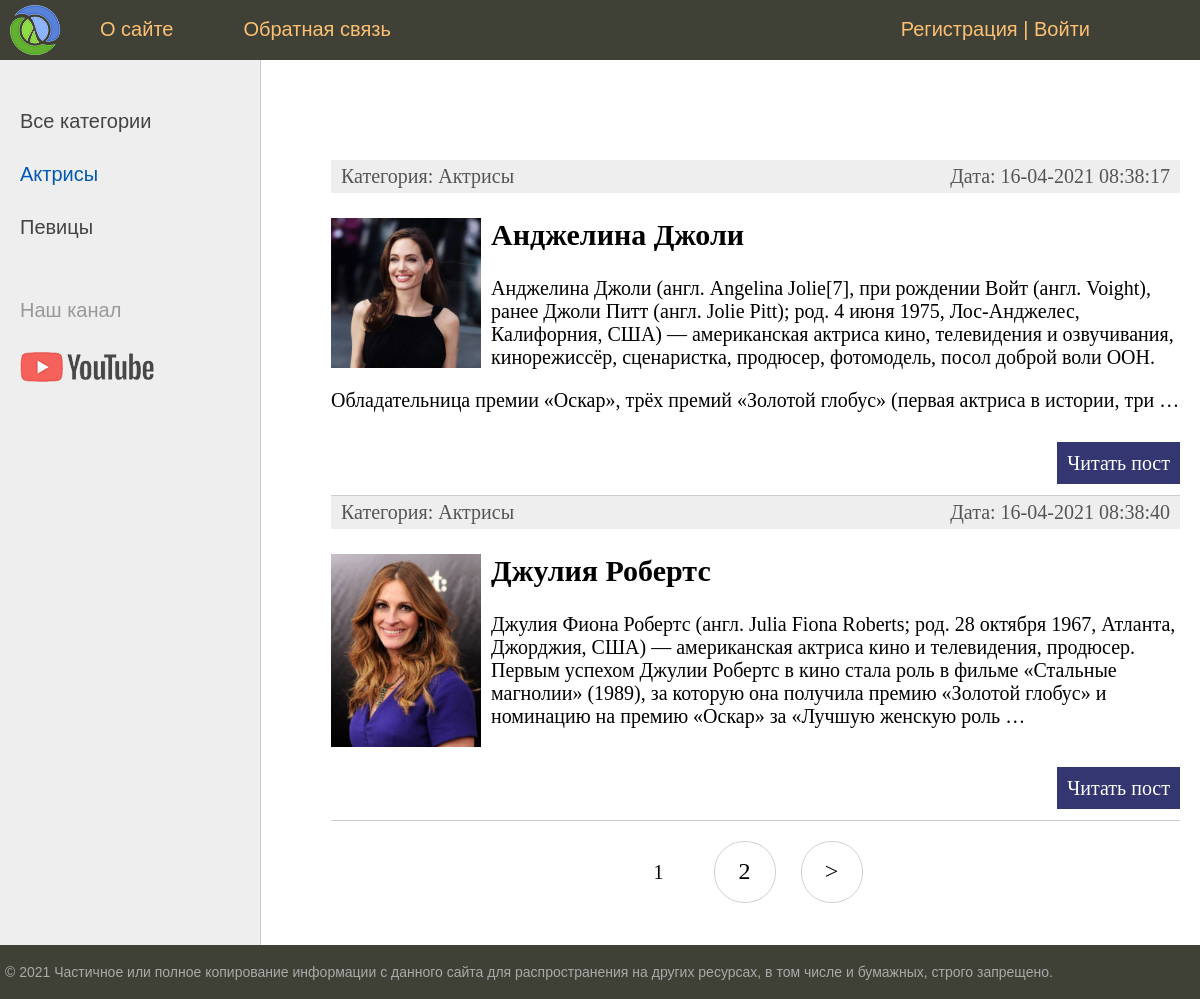
Page /category/aktrisy/ on the earlier database version.
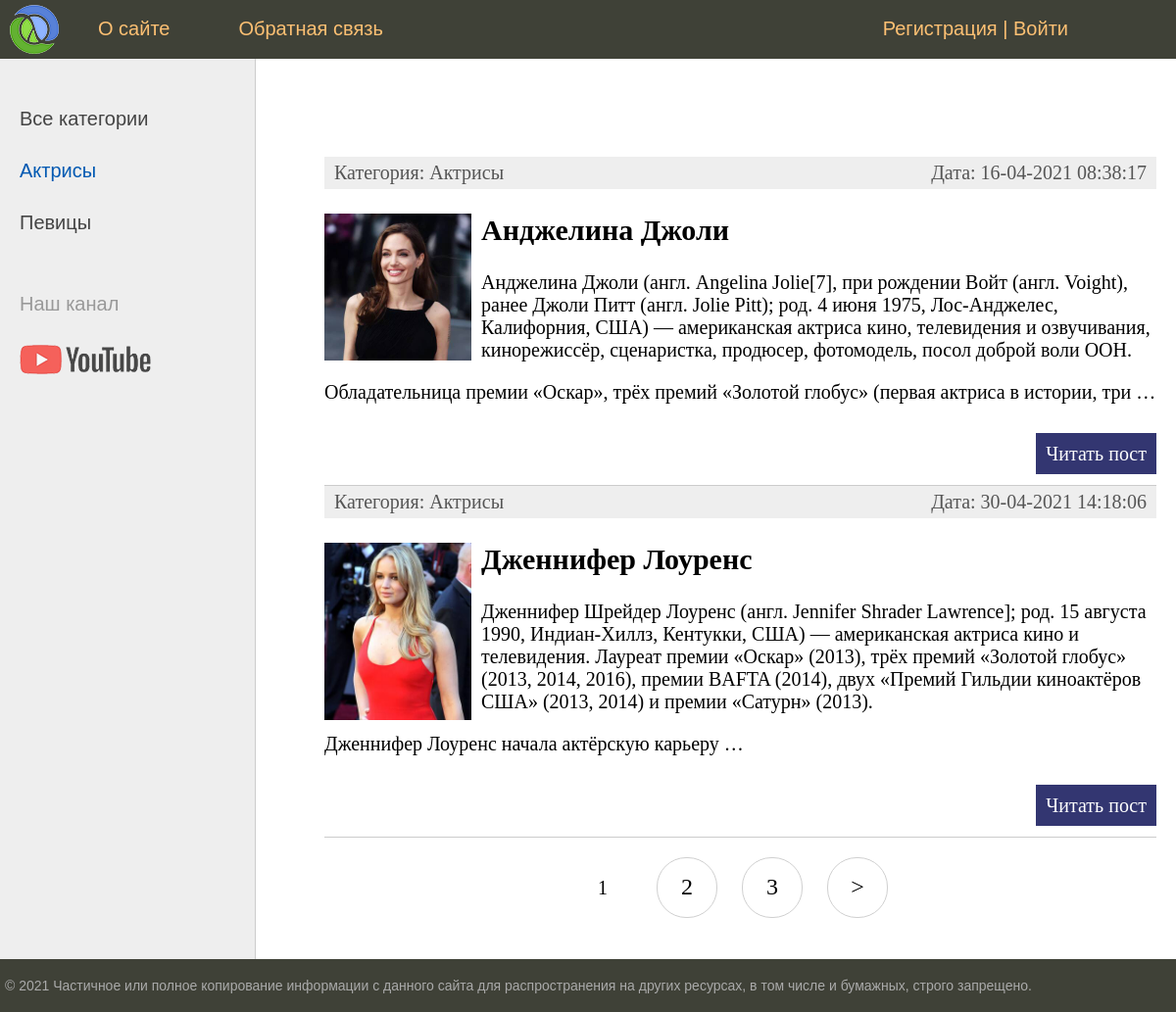
Same page on the later database version.
### women/models.py (models this page shows, shortened)
class Category(models.Model):
    name = models.CharField(max_length=100, db_index=True, verbose_name='Категория')
    slug = models.SlugField(max_length=255, unique=True, db_index=True, verbose_name='URL')
    class Meta:
        verbose_name = 'Категории'
        verbose_name_plural = 'Категории'
        ordering = ['id']
    def __str__(self):
        return self.name
    def get_absolute_url(self):
        return reverse('category', kwargs={'cat_slug': self.slug})

class Women(models.Model):
    title = models.CharField(max_length=255, verbose_name='Заголовок')
    slug = models.SlugField(max_length=255, unique=True, db_index=True, verbose_name='URL')
    content = models.TextField(blank=True, verbose_name="Текст статьи")
    photo = models.ImageField(upload_to="photos/%Y/%m/%d/", verbose_name="Фото")
    time_create = models.DateTimeField(auto_now_add=True, verbose_name="Время создания")
    time_update = models.DateTimeField(auto_now=True, verbose_name="Время изменения")
    is_published = models.BooleanField(default=True, verbose_name="Публикация")
    cat = models.ForeignKey('Category', on_delete=models.PROTECT, verbose_name="Категории")
    def get_absolute_url(self):
        return reverse('post', kwargs={'post_slug': self.slug})
    class Meta:
        verbose_name = 'Известные женщины'
        verbose_name_plural = 'Известные женщины'
        ordering = ['id']

### women/views.py (the view)
# urls.py: path('category/<slug:cat_slug>/', WomenCategory.as_view(extra_context={'title': "Список по категориям"}), name='category'),
class WomenCategory(DataMixin, ListView):
    model = Women
    template_name = 'women/index.html'
    context_object_name = 'posts'
    allow_empty = False
    def get_context_data(self, *, object_list=None, **kwargs):
        context = super().get_context_data(**kwargs)
        c = Category.objects.get(slug=self.kwargs['cat_slug'])
        c_def = self.get_user_context(title='Категория - ' + str(c.name),
                                      cat_selected=c.pk)
        return dict(list(context.items()) + list(c_def.items()))
    def get_queryset(self):
        return Women.objects.filter(cat__slug=self.kwargs['cat_slug'], is_published=True).select_related('cat')

### women/utils.py (called while the page is built)
    def get_user_context(self, **kwargs):
        context = kwargs
        cats = cache.get('cats')
        if not cats:
            cats = Category.objects.annotate(Count('women'))
            cache.set('cats', cats, 60)
        user_menu = menu.copy()
        if not self.request.user.is_authenticated:
            user_menu.pop(1)
        context['menu'] = user_menu
        context['cats'] = cats
        if 'cat_selected' not in context:
            context['cat_selected'] = 0
        return context

### women/templates/women/index.html (shortened to what this page needs)
{% extends 'women/base.html' %}
{% block content %}
    <ul class="list-articles">
        {% for p in posts %}
            <div class="article-panel">
                <p class="first">Категория: {{ p.cat }}</p>
                <p class="last">Дата: {{ p.time_update|date:"d-m-Y H:i:s" }}</p>
            </div>
            <li>
                {% if p.photo %}
                    <p><img class="img-article-left thumb" src="{{ p.photo.url }}"></p>
                {% endif %}
                <h2>{{ p.title }}</h2>
                {% autoescape on %}
                    {{ p.content|linebreaks|truncatewords:50 }}
                {% endautoescape %}
                <p class="link-read-post"><a href="{{ p.get_absolute_url }}">Читать пост</a></p>
            </li>
        {% endfor %}
    </ul>
{% endblock %}

### women/templates/women/base.html (shortened to what the changed rows need)
{% load static %}
{% load women_tags %}
<!DOCTYPE html>
<html>
<head>
    <link type="text/css" href="{% static 'women/css/styles.css' %}" rel="stylesheet"/>
</head>
<body>
<table class="table-page" border=0 cellpadding="0" cellspacing="0">
    <tr>
        <td valign=top>
            {% block mainmenu %}
                <div class="header">
                    <ul id="mainmenu" class="mainmenu">
                        {% for m in menu %}
                            <li><a href="{% url m.url_name %}">{{ m.title }}</a></li>
                        {% endfor %}
                    </ul>
                </div>
            {% endblock mainmenu %}
            <table class="table-content" border=0 cellpadding="0" cellspacing="0">
                <tr>
                    <td valign="top" class="left-chapters">
                        <ul id="leftchapters">
                            {% if cat_selected == 0 %}
                                <li class="selected">Все категории</li>
                            {% else %}
                                <li><a href="{% url 'home' %}">Все категории</a></li>
                            {% endif %}
                            {% for c in cats %}
                                {% if c.women__count > 0 %}
                                    {% if c.pk == cat_selected %}
                                        <li class="selected">{{ c.name }}</li>
                                    {% else %}
                                        <li><a href="{{ c.get_absolute_url }}">{{ c.name }}</a></li>
                                    {% endif %}
                                {% endif %}
                            {% endfor %}
                            <li class="share">
                                <p>Наш канал</p>
                                <a class="share-yt"
                                   href="https://www.youtube.com/channel/UClJzWfGWuGJL2t-3dYKcHTA/playlists"
                                   target="_blank" rel="nofollow"></a>
                            </li>
                        </ul>
                    </td>
                    <td valign="top" class="content">
                        <div class="content-text">
                            {% block content %}
                            {% endblock %}
                            {% if page_obj.has_other_pages %}
                                <nav class="list-pages">
                                    <ul>
                                        {% for p in paginator.page_range %}
                                            {% if page_obj.number == p %}
                                                <li class="page-num page-num-selected">{{ p }}</li>
                                            {% elif p >= page_obj.number|add:-2 and p <= page_obj.number|add:2 %}
                                                <li class="page-num">
                                                    <a href="?page={{ p }}">{{ p }}</a>
                                                </li>
                                            {% endif %}
                                        {% endfor %}
                                        {% if page_obj.has_next %}
                                            <li class="page-num">
                                                <a href="?page={{ page_obj.next_page_number }}">&gt;</a>
                                            </li>
                                        {% endif %}
                                    </ul>
                                </nav>
                            {% endif %}
                        </div>
                    </td>
                </tr>
            </table>
        </td>
    </tr>
</table>
</body>
</html>

Differences in the rows shown:
no longer on this page (row unchanged): Women: cat "Актрисы", time_update "16-04-2021 08:38:40", photo (picture), title "Джулия Робертс", content "Джулия Фиона Робертс (англ. Julia Fiona Roberts; род. 28 октября 1967, Атланта, Джорджия, США) — американская актриса кино и телевидения, продюсер. Первым успехом Джулии Робертс в кино стала роль в фильме «Стальные магнолии» (1989), за которую она получила премию «Золотой глобус» и номинацию на премию «Оскар» за «Лучшую женскую роль …"
now on this page (row edited): Women: cat "Актрисы", time_update "30-04-2021 14:18:06", photo (picture), title "Дженнифер Лоуренс", content "Дженнифер Шрейдер Лоуренс (англ. Jennifer Shrader Lawrence]; род. 15 августа 1990, Индиан-Хиллз, Кентукки, США) — американская актриса кино и телевидения. Лауреат премии «Оскар» (2013), трёх премий «Золотой глобус» (2013, 2014, 2016), премии BAFTA (2014), двух «Премий Гильдии киноактёров США» (2013, 2014) и премии «Сатурн» (2013). Дженнифер Лоуренс начала актёрскую карьеру …"
Other differences:
new list line: "3"
